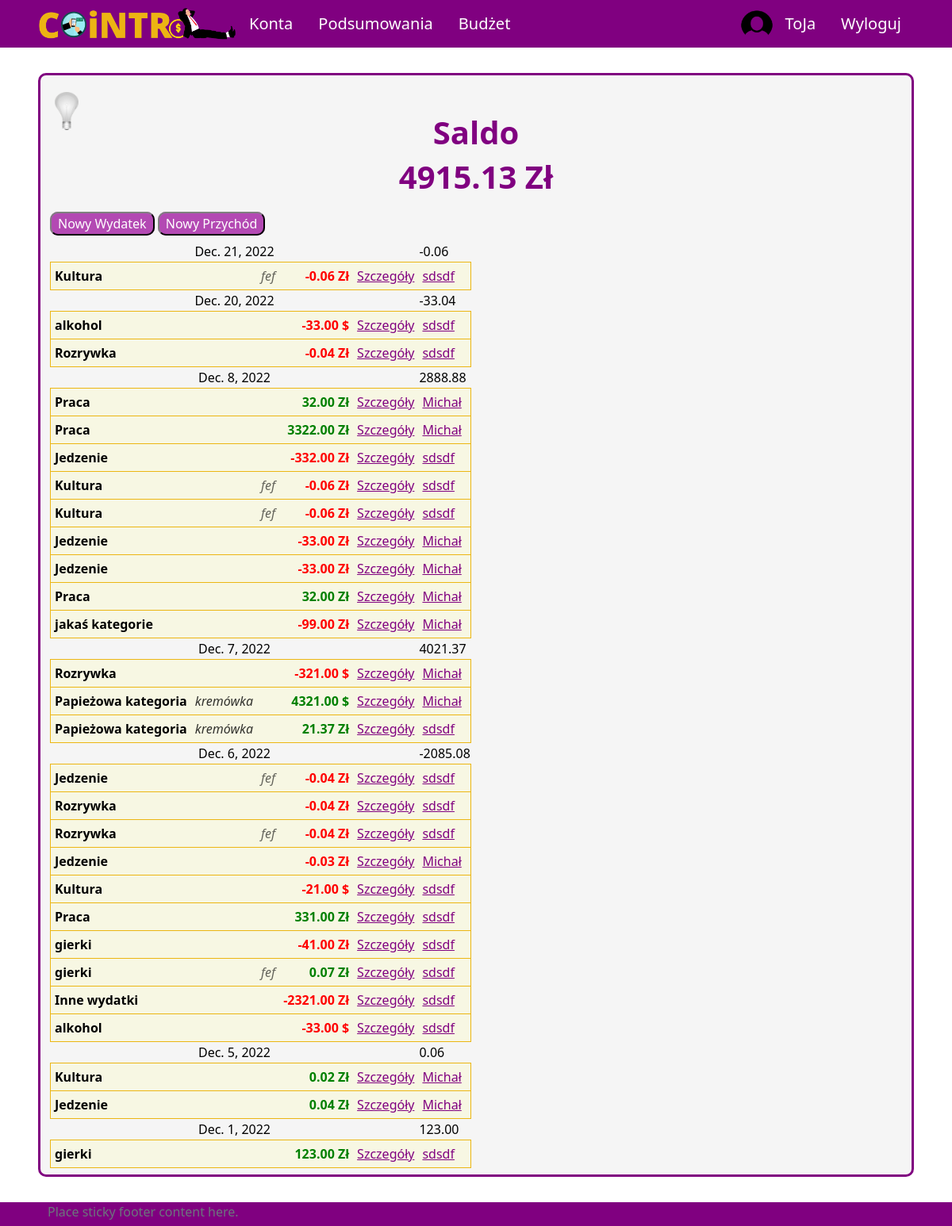
/ (signed in), run on an earlier commit of the app's database.
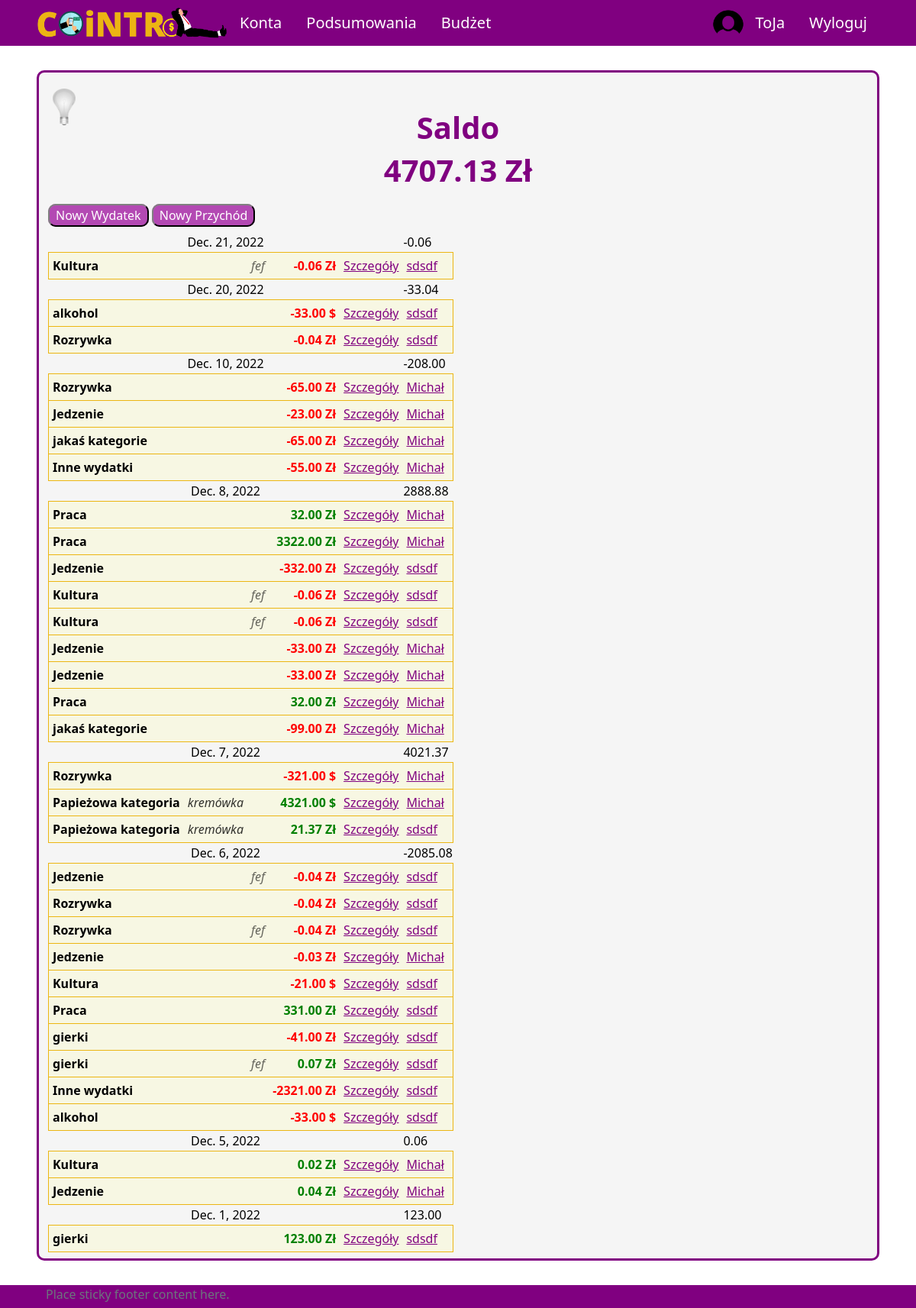
And on a later commit of the database.
### UsersApp/models.py (models this page shows, shortened)
class Profile(models.Model):
    user = models.OneToOneField(User, on_delete=models.CASCADE, null=True, blank=True)
    name = models.CharField(max_length=200, blank=True, null=True)
    email = models.EmailField(max_length=400, null=True, blank=True)
    username = models.CharField(max_length=200, blank=True, null=True)
    currency = models.ForeignKey('Currency', on_delete=models.SET_NULL, null=True)
    image = models.ImageField(null=True, blank=True)
    created = models.DateTimeField(auto_now_add=True)
    id = models.UUIDField(default=uuid.uuid4, unique=True,
                            primary_key=True, editable=False)

class Currency(models.Model):
    name = models.CharField(max_length=100)
    access_name = models.CharField(max_length=20) #access_name nazwa aby zdobyć kurs walut
    sign = models.CharField(max_length=5) #znak waluty
    id = models.UUIDField(default=uuid.uuid4, unique=True,
                            primary_key=True, editable=False)

class Category(models.Model):
    SCOPE_CHOICES = (
    ("INCOME", "income"),
    ("EXPENSE", "expense"),
    )
    name = models.CharField(max_length=255)
    owner = models.ForeignKey(Profile, null=True, blank=True, on_delete=models.CASCADE)
    scope = models.CharField(max_length=10, choices=SCOPE_CHOICES) #income / expense - do oddzielenia rodzaju transakcji
    id = models.UUIDField(default=uuid.uuid4, unique=True, primary_key=True, editable=False)
    def __str__(self):
        return self.name

class Subcategory(models.Model):
    name = models.CharField(max_length=255)
    id_category = models.ForeignKey(Category, on_delete=models.CASCADE)
    id = models.UUIDField(default=uuid.uuid4, unique=True, primary_key=True, editable=False)
    def __str__(self):
        return self.name

### aplication/models.py (models this page shows, shortened)
class Transaction(models.Model):
    id_account = models.ForeignKey(Account, on_delete=models.CASCADE)
    id_user = models.ForeignKey(Profile, on_delete=models.SET_NULL, null=True) #konto z którego dokonano transakcji zostało usunięte ale transakcja ma pozostać
    id_category = models.ForeignKey(Category, on_delete=models.CASCADE)
    id_subcategory = models.ForeignKey(Subcategory, on_delete=models.SET_NULL, null=True, blank=True)
    currency = models.ForeignKey(Currency, on_delete=models.SET_NULL, null=True)
    is_periodic = models.BooleanField(default=False)
    amount = models.DecimalField(max_digits=10, decimal_places=2)
    converted_amount = models.DecimalField(max_digits=10, decimal_places=2)
    transaction_date = models.DateField()
    description = models.CharField(max_length=255, blank=True, null=True)
    id = models.UUIDField(default=uuid.uuid4, unique=True, primary_key=True, editable=False)

class Account(models.Model):
    owner = models.ForeignKey(Profile, null=True, blank=True, on_delete=models.CASCADE)
    name = models.CharField(max_length=30)
    currency = models.ForeignKey(Currency, on_delete=models.SET_NULL, null=True)
    is_shared = models.BooleanField(default=False)
    description = models.CharField(max_length=100, null=True, blank=True)
    id = models.UUIDField(default=uuid.uuid4, unique=True, primary_key=True, editable=False)

### aplication/views/account_views.py (the view)
# urls.py: 2. Add a URL to urlpatterns:  path('', views.home, name='home')
def home(request):
    if request.user.is_authenticated:
        all_transactions = Transaction.objects.filter(id_user=request.user.profile).order_by('-transaction_date')
        dates = []
        transactions = []
        values = []
        for t in all_transactions:
            if t.transaction_date not in dates:
                dates.append(t.transaction_date)
        for dt in dates:
            values.append(sum(tr.converted_amount for tr in all_transactions if tr.transaction_date == dt))
            transactions.append([tr for tr in all_transactions if tr.transaction_date == dt])
        daily = zip(dates, transactions, values)
        balance = sum(v for v in values)
        context = {
            'profile': request.user.profile,
            'daily': daily,
            'profile_balance': balance,
        }
        return render(request, 'application/home/home-login.html', context)
    else:
        return render(request, 'application/home/home-logout.html')

### templates/application/home/home-login.html (shortened to what this page needs)
{% extends 'application/base.html' %}
{% block content %}
    <div class="title">
        <h1>Saldo</h1>
        <h1>{{ profile_balance }} {{ profile.currency.sign }}</h1>
    </div>
    <div class="content">
        <p class="buttons">
            <a class="button" href="{% url 'addExpenseAccountless' %}">Nowy Wydatek</a>
            <a class="button" href="{% url 'addIncomeAccountless' %}">Nowy Przychód</a>
        </p>
        <table>
        {% for date, transactions, value in daily %}
            <tr class="date">
                <td class="center" colspan="5">{{ date }}</td>
                <td>{{ value }}</td>
            </tr>
            {% for tr in transactions %}
                <tr class="transaction">
                    <td id="transaction-category" class="bold">{{ tr.id_category }}</td>
                    {% if tr.id_subcategory %}
                    <td id="transaction-subcategory">{{ tr.id_subcategory }}</td>
                    {% else %}
                    <td id="transaction-subcategory"></td>
                    {% endif %}
                    {% if tr.description %}
                    <td id="transaction-description">{{ tr.description }}</td>
                    {% else %}
                    <td id="transaction-description"></td>
                    {% endif %}
                    {% if tr.converted_amount >= 0 %}
                        <td id="transaction-amount" class="income">{{ tr.converted_amount }} {{ tr.currency.sign }}</td>
                    {% else %}
                        <td id="transaction-amount" class="expense">{{ tr.converted_amount }} {{ tr.currency.sign }}</td>
                    {% endif %}
                    <td><a class="purple" href="{% url 'showTransaction' tr.id 1 %}">Szczegóły</a></td>
                    <td id="transaction-account">
                        <a id="tr-acc-link" class="purple" href="{% url 'account' pk=tr.id_account.id %}">{{ tr.id_account.name }}</a>
                    </td>
                </tr>
            {% endfor %}
        {% endfor %}
        </table>
    </div>
{% endblock  %}

### templates/application/base.html (shortened to what this page needs)
{%load static%}
<!DOCTYPE html>
<html lang="pl">
<head>
    <link href="https://cdn.jsdelivr.net/npm/bootstrap@5.2.2/dist/css/bootstrap.min.css" rel="stylesheet">
    <link rel="stylesheet" type="text/css" href="{% static 'css/style.css' %}">
</head>
<body onload="checkColorMode()">
    <nav class="nav">
        {% if user.is_authenticated %}
        <ul class="nav justify-content-start">
            <li class="nav-item"><a id="logo-link" class="nav-link" href="{% url 'home' %}">
                <img onmouseover="logoHover()" onmouseout="logoOut()" id="app-logo" src="{% static 'images/logo.png' %}">
            </a>
            <li class="nav-item"><a class="nav-link" href="{% url 'all-accounts' %}">Konta</a></li>
            <li class="nav-item"><a class="nav-link" href="#">Podsumowania</a></li>
            <li class="nav-item"><a class="nav-link" href="#">Budżet</a></li>
        </ul>
        <ul class="nav justify-content-end">
            <img src="{% static 'images/circle_user_image.png' %}", style="border-radius: 50%; width: 40px;">
            <li class="nav-item"><a class="nav-link" href="{% url 'profile' %}">{{ user.username }}</a></li>
            <li class="nav-item"><a class="nav-link" href="{% url 'logout' %}">Wyloguj</a></li>
        </ul>
        {% endif %}
    </nav>
    <div id = "site-content">
        <button onclick="darkMode()" id="dark-mode-button"><img id="light-bulb" src="{% static 'images/bulb_off.png' %}" /></button>
        {% block content %}
        {% endblock %}
    </div>
    <footer class="footer">
        <div class="container">
            <span class="text-muted">Place sticky footer content here.</span>
        </div>
    </footer>
</body>
</html>

### aplication/static/css/style.css (style rules this page uses)
body { background-color: white; color: black; }
a.nav-link { color: white; font-size: 20px; }
ul.nav { align-items: center; }
nav.nav { height: 60px; background-color: purple; justify-content: space-between; padding-left: 4vw; padding-right: 4vw; }
#logo-link { padding: 0; }
#app-logo { width: 250px; }
#site-content { min-height: calc(100vh - 60px - 8vh - 30px); margin-top: 4vh; margin-bottom: 4vh; margin-left: 4vw; margin-right: 4vw; padding-left: 1vw; padding-right: 1vw; padding-top: 1vh; padding-bottom: 1vh; border: 3px solid purple; border-radius: 10px; background-color: whitesmoke; position: relative; }
#dark-mode-button { position: absolute; top: 20px; }
#dark-mode-button > img { width: 30px; }
div.title { padding-top: 5vh; display: flex; align-items: center; flex-direction: column; }
div.title h1 { color: purple; font-size: 40px; font-weight: bold; }
div.content { margin-top: 15px; }
tr.transaction { border: 1px solid rgb(236, 182, 19); background-color: rgba(250, 250, 210, 0.5); }
tr.transaction > td { padding: 5px; }
#transaction-subcategory { font-style: italic; color: rgba(0, 0, 0, 0.8); }
#transaction-description { font-style: italic; color: rgba(0, 0, 0, 0.6); }
#transaction-amount { text-align: end; font-weight: bold; }
.income { color: green; }
.expense { color: red; }
#tr-acc-link { color: purple; }
p.buttons { margin: 10px 0px; }
.button { background-color: rgba(163, 31, 163, 0.8); color: white; padding: 2px 8px; border: 2px solid; border-radius: 10px; border-color: grey black black grey; text-decoration: none; }
.purple { color: purple; }
.center { text-align: center; }
.bold { font-weight: bold; }
footer { height: 30px; background-color: purple; justify-content: space-between; padding-left: 4vw; padding-right: 4vw; }
button { background-color: rgba(0, 0, 0, 0); border: none; }

What changed in the data, as far as the page shows it:
added Transaction: transaction_date "Dec. 10, 2022", value "-208.00", id_category "Rozrywka", converted_amount "-65.00", currency.sign "Zł", id_account.name "Michał"
added Transaction: id_category "Jedzenie", converted_amount "-23.00", currency.sign "Zł", id_account.name "Michał", shown under "Dec. 10, 2022"
added Transaction: id_category "jakaś kategorie", converted_amount "-65.00", currency.sign "Zł", id_account.name "Michał", shown under "Dec. 10, 2022"
added Transaction: id_category "Inne wydatki", converted_amount "-55.00", currency.sign "Zł", id_account.name "Michał", shown under "Dec. 10, 2022"
Also different on the page:
{{ profile_balance }}: "4915.13" → "4707.13"
